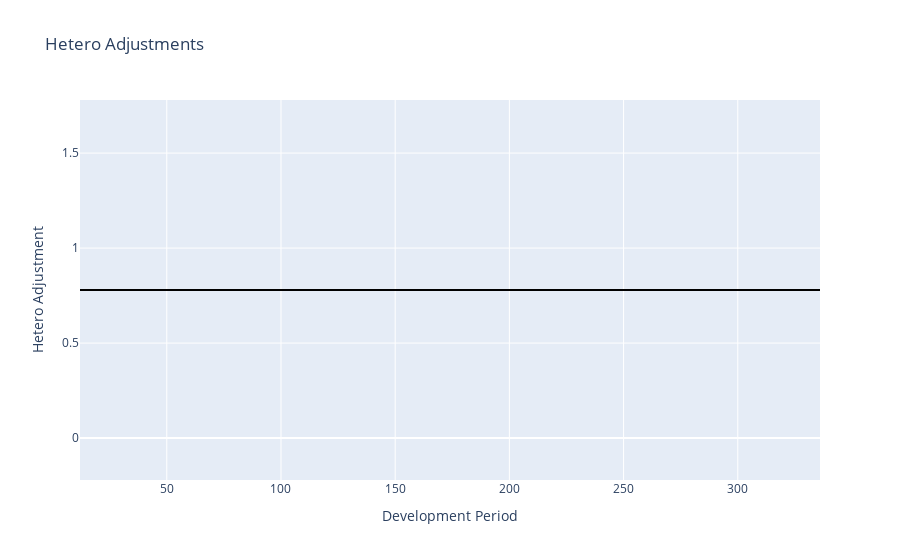

The notebook cell this image was saved under:
### Code cell
rky.icrfs._HeteroTrendPlot()

### Figure 1 — Plotly figure (JSON) as saved in the notebook; plotly's stock layout.template omitted (floating-point values rounded to 4 significant figures; data arrays with more than 128 entries replaced by an {"elided": "..."} marker saying what was removed)
{"data": [{"hovertemplate": "Development Period=%{x}<br>Hetero Adjustment=%{y}<extra></extra>", "legendgroup": "", "line": {"color": "black", "dash": "solid"}, "marker": {"symbol": "circle"}, "mode": "lines", "name": "", "orientation": "v", "showlegend": false, "type": "scatter", "x": {"elided": "517 int values"}, "xaxis": "x", "y": {"elided": "517 float values"}, "yaxis": "y"}], "layout": {"legend": {"tracegroupgap": 0}, "title": {"text": "Hetero Adjustments"}, "xaxis": {"anchor": "y", "domain": [0, 1], "title": {"text": "Development Period"}}, "yaxis": {"anchor": "x", "domain": [0, 1], "title": {"text": "Hetero Adjustment"}}}}
